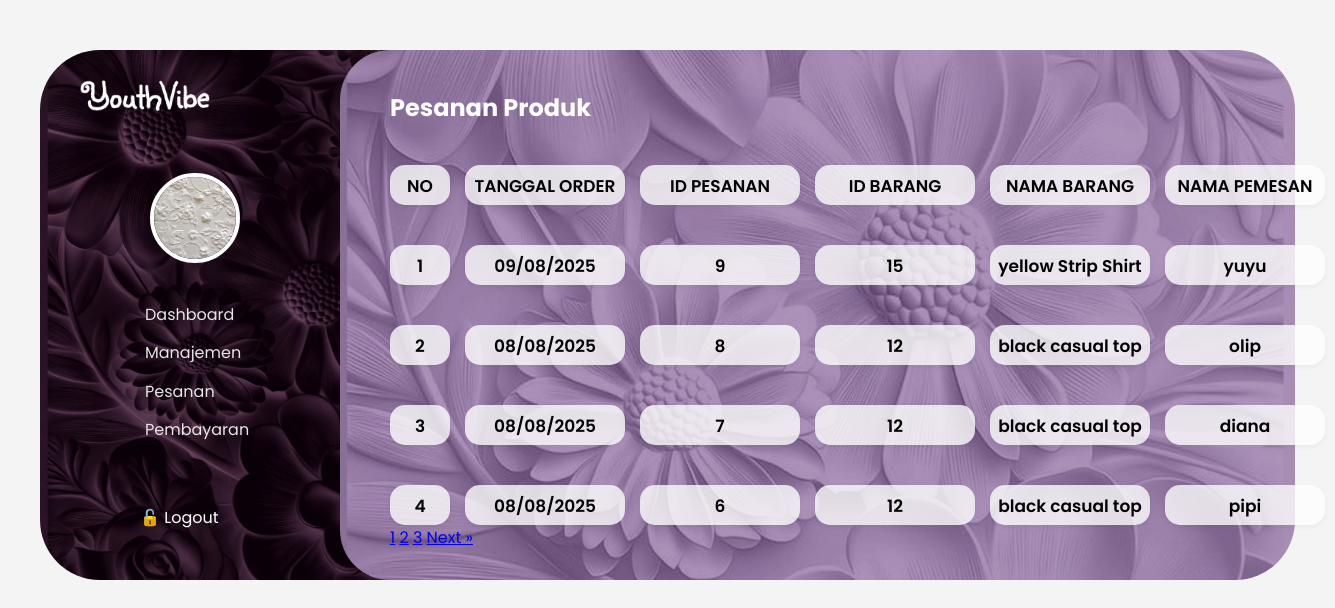
The page /admin/pesanan.php on the database its author committed.
### tables this page shows
CREATE TABLE `pesanan` (
  `id_pesanan` int(11) NOT NULL,
  `id_user` int(11) NOT NULL,
  `id_produk` int(11) NOT NULL,
  `nama_penerima` varchar(100) NOT NULL,
  `alamat_pengiriman` text NOT NULL,
  `jumlah` int(11) NOT NULL,
  `catatan` text DEFAULT NULL,
  `tanggal_pesan` datetime DEFAULT current_timestamp()
);

CREATE TABLE `product` (
  `id_barang` int(100) NOT NULL,
  `nama_barang` varchar(50) NOT NULL,
  `harga_barang` varchar(50) NOT NULL,
  `image` varchar(255) NOT NULL,
  `deskripsi` text NOT NULL,
  `stok` int(100) NOT NULL
);

### admin/pesanan.php (the view, shortened to what this page needs)
<?php
include '../koneksi.php';
$rowsPerPage = 4;
$page = isset($_GET['page']) ? (int)$_GET['page'] : 1;
$offset = ($page - 1) * $rowsPerPage;
$totalQuery = mysqli_query($koneksi, "SELECT COUNT(*) AS total FROM pesanan");
$totalData = mysqli_fetch_assoc($totalQuery)['total'];
$totalPages = ceil($totalData / $rowsPerPage);
$query = mysqli_query($koneksi, "
    SELECT p.*, pr.nama_barang
    FROM pesanan p
    JOIN product pr ON p.id_produk = pr.id_barang
    ORDER BY p.tanggal_pesan DESC
    LIMIT $rowsPerPage OFFSET $offset
");
?>
<!DOCTYPE html>
<html lang="id">
<head>
  <link rel="stylesheet" href="admin.css" />
</head>
<body>
  <div class="container">
    <aside class="sidebar">
      <div class="logo">
        <img src="./image/YouthVibe.png" alt="">
      </div>
      <div class="profile">
        <img src="image/backadmin.png" alt="Profile" class="profile-img">
      </div>
      <ul class="nav">
        <li><a href="dashboard.php">Dashboard</a></li>
        <li><a href="manajemen.php">Manajemen</a></li>
        <li><a href="#">Pesanan</a></li>
        <li><a href="pembayaran.php">Pembayaran</a></li>
      </ul>
      <div class="logout">
        <a href="../logout.php">🔓 Logout</a>
      </div>
    </aside>
    <div class="pesanan">
      <div class="top-bar">
        <h2>Pesanan Produk</h2>
      </div>
      <div class="table-container">
        <div class="column-judul">
          <div class="box-judul">NO</div>
          <?php
          $no = $offset + 1;
          mysqli_data_seek($query, 0);
          while ($row = mysqli_fetch_assoc($query)) {
              echo "<div class='box-judul'>{$no}</div>";
              $no++;
          }
          ?>
        </div>
        <div class="column">
          <div class="box">TANGGAL ORDER</div>
          <?php
          mysqli_data_seek($query, 0);
          while ($row = mysqli_fetch_assoc($query)) {
            echo "<div class='box'>" . date("d/m/Y", strtotime($row['tanggal_pesan'])) . "</div>";
          }
          ?>
        </div>
        <div class="column">
          <div class="box">ID PESANAN</div>
          <?php
          mysqli_data_seek($query, 0);
          while ($row = mysqli_fetch_assoc($query)) {
            echo "<div class='box'>{$row['id_pesanan']}</div>";
          }
          ?>
        </div>
        <div class="column">
          <div class="box">ID BARANG</div>
          <?php
          mysqli_data_seek($query, 0);
          while ($row = mysqli_fetch_assoc($query)) {
            echo "<div class='box'>{$row['id_produk']}</div>";
          }
          ?>
        </div>
        <div class="column">
          <div class="box">NAMA BARANG</div>
          <?php
          mysqli_data_seek($query, 0);
          while ($row = mysqli_fetch_assoc($query)) {
            echo "<div class='box'>{$row['nama_barang']}</div>";
          }
          ?>
        </div>
        <div class="column">
          <div class="box">NAMA PEMESAN</div>
          <?php
          mysqli_data_seek($query, 0);
          while ($row = mysqli_fetch_assoc($query)) {
            echo "<div class='box'>{$row['nama_penerima']}</div>";
          }
          ?>
        </div>
      </div>
<div class="pagination">
  <?php for ($i = 1; $i <= $totalPages; $i++): ?>
    <a href="?page=<?= $i ?>" <?= $i == $page ? 'class="active"' : '' ?>><?= $i ?></a>
  <?php endfor; ?>
  <?php if ($page < $totalPages): ?>
    <a href="?page=<?= $page + 1 ?>">Next »</a>
  <?php endif; ?>
</div>
    </div>
  </div>
</body>
</html>

### admin/admin.css (style rules this page uses)
* { margin: 0; padding: 0; box-sizing: border-box; }
body { background-color: #f4f4f4; }
.container { display: flex; margin: 50px 40px 0 40px; height: 530px; position: relative; font-family: "Poppins", sans-serif; }
.sidebar { width: 450px; background: #1d0e1d url("image/logo-sidebar.jpg") no-repeat center center; background-size: 450px 550px; color: white; padding: 30px 20px; border-top-left-radius: 60px; border-bottom-left-radius: 60px; display: flex; flex-direction: column; justify-content: space-between; position: relative; z-index: 1; }
.logo img { width: 130px; margin-left: 20px; }
.profile { margin-left: 90px; }
.profile img { width: 90px; height: 90px; object-fit: cover; border-radius: 50%; border: 4px solid white; }
.nav { list-style: none; margin-top: -30px; margin-left: 85px; }
.nav li a { margin: 18px 0; font-size: 16px; cursor: pointer; color: #e5e5e5; text-decoration: none; line-height: 2.4rem; }
.logout { margin-bottom: 20px; margin-left: 80px; font-size: 16px; cursor: pointer; }
.logout a { text-decoration: none; color: white; }
.pesanan { flex: 1; background: #b698cc url("image/logo-main.jpg") no-repeat center center; background-size: 975px 550px; padding: 40px 50px; border-radius: 50px 60px 60px 50px; color: white; position: absolute; top: 0; left: 300px; right: 0; bottom: 0; z-index: 2; }
.pesanan h2 { color: white; margin-bottom: 40px; }
.table-container { display: flex; gap: 15px; }
.column-judul { display: flex; flex-direction: column; gap: 40px; }
.column { display: flex; flex-direction: column; gap: 40px; }
.box-judul { background: #ffffffc7; border-radius: 15px; padding: 8px; text-align: center; font-weight: 600; font-size: 17px; width: 60px; height: 40px; color: #000; box-shadow: 0 2px 5px rgba(0, 0, 0, 0.05); }
.box { background: #ffffffc7; border-radius: 15px; padding: 8px; font-weight: 600; font-size: 17px; width: 160px; color: #000; box-shadow: 0 2px 5px rgba(0, 0, 0, 0.05); align-items: center; text-align: center; justify-content: center; height: 40px; }

### rows shown on the page
pesanan: tanggal_pesan "09/08/2025", id_pesanan "9", id_produk "15", id_produk.nama_barang "yellow Strip Shirt", nama_penerima "yuyu"
pesanan: tanggal_pesan "08/08/2025", id_pesanan "8", id_produk "12", id_produk.nama_barang "black casual top", nama_penerima "olip"
pesanan: tanggal_pesan "08/08/2025", id_pesanan "7", id_produk "12", id_produk.nama_barang "black casual top", nama_penerima "diana"
pesanan: tanggal_pesan "08/08/2025", id_pesanan "6", id_produk "12", id_produk.nama_barang "black casual top", nama_penerima "pipi"
